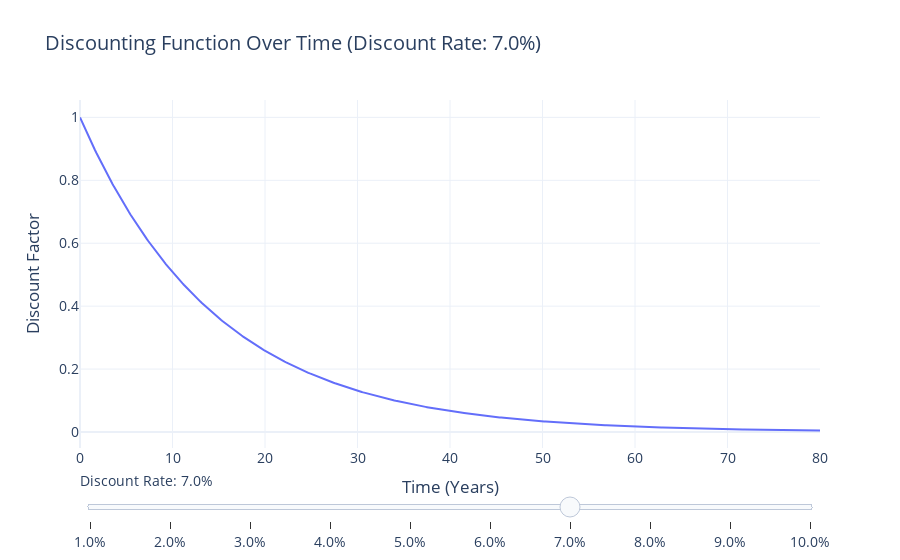

This figure's notebook cell:
### Markdown cell above
That is a significant difference! That is due to the fact that the operational life of a nuclear power plant is very long and 7% discounting effectively negates any revenue (and cost) after 20-30 years. This is shown below, where the discount factor is plotted. It is an interactive plot so you can try different discount rates as well. _(don't worry if you don't understand the code, it is basically just plotting)_

### Code cell
# Define the function to calculate the discount factor
def discounting_function(time, discount_rate):
    return 1 / (1 + discount_rate) ** time


# Create time range
time = np.linspace(0, 80, 500)  # Time from 0 to 80 years

# Create the figure
fig = go.Figure()

# Add the initial discounting function
fig.add_trace(
    go.Scatter(
        x=time,
        y=discounting_function(time, discount_rate),
        mode="lines",
        name=f"Discount Rate: {discount_rate*100:.1f}%",
        line=dict(width=2),
    )
)

# Define the slider steps
steps = []
for rate in np.linspace(0.01, 0.1, 10):  # Rates from 1% to 10%
    step = dict(
        method="update",
        label=f"{rate*100:.1f}%",
        args=[
            {"y": [discounting_function(time, rate)]},  # Update y values
            {
                "title": f"Discounting Function Over Time (Discount Rate: {rate*100:.1f}%)"
            },  # Update title
        ],
    )
    steps.append(step)

# Add the slider
fig.update_layout(
    title=f"Discounting Function Over Time (Discount Rate: {discount_rate*100:.1f}%)",
    xaxis_title="Time (Years)",
    yaxis_title="Discount Factor",
    template="plotly_white",
    font=dict(size=14),
    sliders=[
        {
            "active": 6,  # Index of 7% in the slider steps (6th step if range is 1%-10% in 20 increments)
            "currentvalue": {"prefix": "Discount Rate: ", "font": {"size": 14}},
            "steps": steps,
        }
    ],
)

# Show the plot
fig.show()

### Figure 1 — Plotly figure (JSON) as saved in the notebook; plotly's stock layout.template omitted (floating-point values rounded to 4 significant figures; data arrays with more than 128 entries replaced by an {"elided": "..."} marker saying what was removed)
{"data": [{"line": {"width": 2}, "mode": "lines", "name": "Discount Rate: 7.0%", "type": "scatter", "x": {"elided": "500 float values"}, "y": {"elided": "500 float values"}}], "layout": {"font": {"size": 14}, "sliders": [{"active": 6, "currentvalue": {"font": {"size": 14}, "prefix": "Discount Rate: "}, "steps": [{"args": [{"y": {"elided": "1x500 float values"}}, {"title": "Discounting Function Over Time (Discount Rate: 1.0%)"}], "label": "1.0%", "method": "update"}, {"args": [{"y": {"elided": "1x500 float values"}}, {"title": "Discounting Function Over Time (Discount Rate: 2.0%)"}], "label": "2.0%", "method": "update"}, {"args": [{"y": {"elided": "1x500 float values"}}, {"title": "Discounting Function Over Time (Discount Rate: 3.0%)"}], "label": "3.0%", "method": "update"}, {"args": [{"y": {"elided": "1x500 float values"}}, {"title": "Discounting Function Over Time (Discount Rate: 4.0%)"}], "label": "4.0%", "method": "update"}, {"args": [{"y": {"elided": "1x500 float values"}}, {"title": "Discounting Function Over Time (Discount Rate: 5.0%)"}], "label": "5.0%", "method": "update"}, {"args": [{"y": {"elided": "1x500 float values"}}, {"title": "Discounting Function Over Time (Discount Rate: 6.0%)"}], "label": "6.0%", "method": "update"}, {"args": [{"y": {"elided": "1x500 float values"}}, {"title": "Discounting Function Over Time (Discount Rate: 7.0%)"}], "label": "7.0%", "method": "update"}, {"args": [{"y": {"elided": "1x500 float values"}}, {"title": "Discounting Function Over Time (Discount Rate: 8.0%)"}], "label": "8.0%", "method": "update"}, {"args": [{"y": {"elided": "1x500 float values"}}, {"title": "Discounting Function Over Time (Discount Rate: 9.0%)"}], "label": "9.0%", "method": "update"}, {"args": [{"y": {"elided": "1x500 float values"}}, {"title": "Discounting Function Over Time (Discount Rate: 10.0%)"}], "label": "10.0%", "method": "update"}]}], "title": {"text": "Discounting Function Over Time (Discount Rate: 7.0%)"}, "xaxis": {"title": {"text": "Time (Years)"}}, "yaxis": {"title": {"text": "Discount Factor"}}}}
